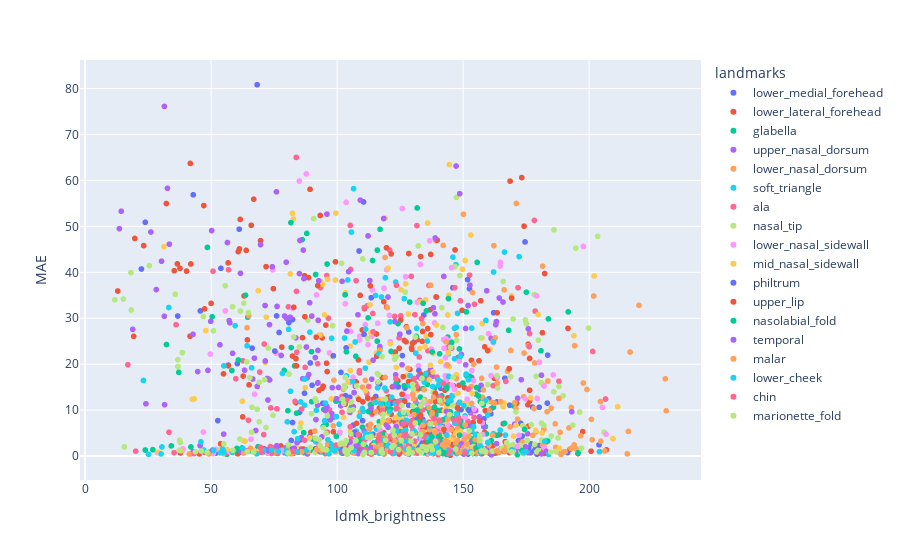

Write notebook code for a chart like this one.
### Code cell
import plotly.express as px
# plot roi_brightness on x axis with the MAE on y axis, color coded by landmarks
fig = px.scatter(df, x='ldmk_brightness', y='MAE', color='landmarks', hover_data=['landmarks', 'videoFilename'])
fig.show()

### Figure 1 — Plotly figure (JSON) as saved in the notebook; plotly's stock layout.template omitted (floating-point values rounded to 4 significant figures; data arrays with more than 128 entries replaced by an {"elided": "..."} marker saying what was removed)
{"data": [{"customdata": {"elided": "76x2 str values"}, "hovertemplate": "landmarks=%{customdata[0]}<br>ldmk_brightness=%{x}<br>MAE=%{y}<br>videoFilename=%{customdata[1]}<extra></extra>", "legendgroup": "lower_medial_forehead", "marker": {"color": "#636efa", "symbol": "circle"}, "mode": "markers", "name": "lower_medial_forehead", "showlegend": true, "type": "scattergl", "x": [121.6, 160.6, 133.9, 158.3, 163.2, 183.5, 106.4, 93.41, 179.3, 179.8, 76.96, 137.9, 178.1, 157.1, 128.4, 143.1, 151.1, 160.2, 145.9, 150.6, 141.2, 180.2, 72.5, 107.1, 93.28, 91.38, 106.3, 178.9, 137.9, 51.81, 105.0, 146.4, 168.5, 150.4, 161.1, 166.6, 168.6, 157.0, 152.0, 133.7, 176.7, 161.0, 131.9, 176.9, 127.3, 81.79, 163.4, 71.73, 149.4, 82.33, 173.4, 144.2, 175.9, 191.5, 149.2, 133.0, 141.8, 177.6, 152.6, 141.1, 171.9, 172.9, 180.3, 151.8, 45.72, 178.6, 203.9, 124.6, 144.5, 130.7, 183.4, 161.0, 163.3, 75.91, 101.5, 162.1], "xaxis": "x", "y": [11.5, 0.5475, 8.015, 8.093, 0.6901, 21.98, 6.743, 0.9486, 0.4229, 0.9284, 26.91, 5.74, 1.141, 1.41, 9.225, 4.958, 6.607, 12.45, 36.65, 0.8672, 14.75, 10.63, 0.681, 0.6751, 1.462, 1.574, 0.7878, 0.9395, 1.509, 0.6133, 12.82, 1.014, 11.07, 1.45, 10.26, 16.95, 0.9314, 0.5484, 0.4314, 3.746, 0.7108, 1.123, 8.83, 2.668, 3.245, 3.401, 11.78, 1.368, 0.8371, 29.73, 4.349, 9.266, 1.731, 0.7437, 10.08, 3.76, 6.647, 10.64, 6.986, 4.064, 3.371, 7.128, 2.295, 1.212, 31.6, 2.265, 2.456, 1.545, 0.9519, 24.87, 11.52, 9.195, 15.14, 1.686, 18.21, 31.21], "yaxis": "y"}, {"customdata": {"elided": "152x2 str values"}, "hovertemplate": "landmarks=%{customdata[0]}<br>ldmk_brightness=%{x}<br>MAE=%{y}<br>videoFilename=%{customdata[1]}<extra></extra>", "legendgroup": "lower_lateral_forehead", "marker": {"color": "#EF553B", "symbol": "circle"}, "mode": "markers", "name": "lower_lateral_forehead", "showlegend": true, "type": "scattergl", "x": {"elided": "152 float values"}, "xaxis": "x", "y": {"elided": "152 float values"}, "yaxis": "y"}, {"customdata": {"elided": "76x2 str values"}, "hovertemplate": "landmarks=%{customdata[0]}<br>ldmk_brightness=%{x}<br>MAE=%{y}<br>videoFilename=%{customdata[1]}<extra></extra>", "legendgroup": "glabella", "marker": {"color": "#00cc96", "symbol": "circle"}, "mode": "markers", "name": "glabella", "showlegend": true, "type": "scattergl", "x": [117.0, 155.4, 129.5, 153.5, 157.0, 175.1, 90.23, 89.29, 171.5, 172.3, 64.54, 129.4, 171.4, 151.9, 116.7, 125.1, 133.4, 135.8, 133.0, 149.5, 148.8, 154.3, 75.0, 106.8, 89.45, 101.2, 108.6, 161.9, 131.9, 56.23, 118.0, 133.6, 155.1, 144.7, 151.9, 151.9, 153.3, 143.8, 151.4, 123.4, 153.9, 150.5, 123.8, 153.6, 140.5, 114.6, 158.8, 128.7, 148.2, 83.11, 159.2, 140.2, 145.8, 152.0, 119.3, 127.2, 137.9, 169.9, 149.5, 135.6, 161.1, 166.4, 155.1, 150.2, 68.64, 154.5, 153.8, 127.9, 142.9, 143.9, 156.8, 151.2, 143.5, 106.2, 138.6, 151.3], "xaxis": "x", "y": [23.45, 1.385, 1.148, 2.995, 0.8122, 35.68, 3.716, 1.193, 0.3008, 0.9323, 30.23, 2.234, 1.183, 1.776, 7.494, 5.325, 6.607, 15.63, 12.84, 0.7907, 6.497, 10.26, 0.9102, 0.8216, 1.544, 0.9876, 0.6081, 0.9421, 1.528, 0.3789, 12.13, 0.7978, 13.47, 1.505, 10.14, 17.12, 1.275, 0.3921, 0.6673, 3.918, 0.5392, 0.8137, 3.015, 3.716, 2.921, 2.887, 6.398, 1.539, 0.7875, 19.63, 4.863, 9.917, 1.535, 0.8095, 9.888, 3.907, 7.333, 10.99, 6.3, 4.407, 3.371, 7.128, 2.358, 1.212, 2.034, 2.328, 1.471, 1.373, 0.9519, 25.9, 11.86, 17.6, 14.97, 1.691, 14.78, 31.38], "yaxis": "y"}, {"customdata": {"elided": "76x2 str values"}, "hovertemplate": "landmarks=%{customdata[0]}<br>ldmk_brightness=%{x}<br>MAE=%{y}<br>videoFilename=%{customdata[1]}<extra></extra>", "legendgroup": "upper_nasal_dorsum", "marker": {"color": "#ab63fa", "symbol": "circle"}, "mode": "markers", "name": "upper_nasal_dorsum", "showlegend": true, "type": "scattergl", "x": [112.9, 151.0, 132.9, 162.9, 139.7, 159.1, 91.31, 88.08, 161.2, 163.2, 66.53, 137.1, 170.6, 148.7, 113.7, 133.7, 141.5, 151.9, 137.8, 155.2, 156.5, 155.0, 51.45, 79.27, 79.68, 85.1, 81.48, 139.2, 109.9, 42.06, 126.6, 145.4, 171.6, 160.6, 147.4, 153.4, 95.2, 112.7, 150.3, 105.1, 141.8, 147.0, 133.5, 154.5, 149.4, 125.8, 158.2, 132.0, 168.3, 86.37, 175.6, 143.2, 99.09, 158.8, 118.4, 136.6, 153.0, 163.2, 147.6, 89.14, 172.9, 170.4, 145.6, 150.6, 101.5, 128.4, 165.5, 123.1, 143.8, 149.3, 158.3, 152.2, 141.6, 104.6, 157.1, 138.2], "xaxis": "x", "y": [38.21, 27.78, 8.962, 28.61, 0.9476, 1.554, 21.44, 17.03, 0.2695, 2.697, 16.78, 18.88, 1.236, 2.326, 16.74, 5.325, 5.997, 32.77, 17.39, 0.5348, 8.521, 9.894, 1.265, 0.6875, 1.837, 1.427, 0.6816, 0.9395, 1.183, 0.5254, 12.13, 1.186, 12.56, 0.9467, 2.383, 17.12, 1.446, 0.886, 0.4314, 9.506, 0.8823, 0.6863, 5.226, 2.212, 2.749, 19.87, 6.398, 1.368, 1.082, 16.84, 4.863, 9.917, 1.731, 1.153, 10.43, 3.261, 9.417, 29.29, 9.217, 4.235, 3.2, 6.956, 13.17, 1.212, 1.882, 2.436, 1.688, 1.373, 1.025, 22.13, 11.69, 2.956, 15.31, 2.097, 15.39, 32.29], "yaxis": "y"}, {"customdata": {"elided": "76x2 str values"}, "hovertemplate": "landmarks=%{customdata[0]}<br>ldmk_brightness=%{x}<br>MAE=%{y}<br>videoFilename=%{customdata[1]}<extra></extra>", "legendgroup": "lower_nasal_dorsum", "marker": {"color": "#FFA15A", "symbol": "circle"}, "mode": "markers", "name": "lower_nasal_dorsum", "showlegend": true, "type": "scattergl", "x": [139.1, 182.9, 167.6, 216.2, 148.7, 166.7, 147.2, 110.1, 171.1, 174.6, 93.48, 166.3, 181.5, 162.2, 174.2, 140.8, 147.8, 178.3, 150.1, 171.6, 178.1, 183.6, 72.79, 83.72, 96.42, 83.69, 75.51, 134.7, 114.2, 54.99, 134.7, 161.3, 219.8, 187.4, 183.3, 168.9, 178.9, 157.5, 173.7, 142.3, 164.3, 157.7, 170.9, 194.0, 173.5, 204.6, 192.0, 150.4, 201.2, 174.1, 215.5, 181.9, 181.5, 194.2, 160.6, 182.0, 186.5, 230.2, 184.9, 146.0, 196.6, 230.6, 194.8, 186.7, 127.0, 167.0, 200.9, 155.5, 187.3, 175.8, 204.5, 192.9, 197.7, 129.7, 199.1, 201.8], "xaxis": "x", "y": [46.92, 2.987, 18.47, 22.64, 0.8255, 1.161, 26.43, 15.01, 54.99, 6.138, 26.32, 36.18, 41.34, 45.81, 22.43, 5.08, 5.997, 20.27, 52.65, 8.036, 10.35, 16.33, 0.6895, 0.834, 2.232, 1.129, 0.6081, 0.7956, 1.363, 0.5254, 12.3, 1.081, 32.81, 0.9357, 9.653, 22.99, 5.284, 1.765, 1.327, 5.794, 0.8036, 12.82, 10.39, 2.437, 3.073, 3.23, 6.123, 1.882, 3.559, 12.9, 5.378, 15.41, 2.417, 24.04, 9.967, 5.854, 7.015, 16.81, 10.44, 4.235, 4.401, 9.859, 1.608, 1.898, 6.205, 2.16, 7.99, 1.716, 1.407, 24.01, 11.86, 10.57, 15.9, 2.377, 14.5, 34.84], "yaxis": "y"}, {"customdata": {"elided": "76x2 str values"}, "hovertemplate": "landmarks=%{customdata[0]}<br>ldmk_brightness=%{x}<br>MAE=%{y}<br>videoFilename=%{customdata[1]}<extra></extra>", "legendgroup": "soft_triangle", "marker": {"color": "#19d3f3", "symbol": "circle"}, "mode": "markers", "name": "soft_triangle", "showlegend": true, "type": "scattergl", "x": [123.3, 153.4, 131.6, 162.1, 145.8, 166.1, 95.28, 103.0, 165.8, 166.7, 64.27, 147.2, 166.4, 147.8, 105.7, 107.6, 115.7, 147.1, 119.1, 116.7, 131.3, 139.5, 88.03, 115.3, 78.37, 81.7, 56.22, 111.8, 95.1, 50.9, 125.5, 135.6, 144.2, 132.7, 140.2, 144.1, 155.2, 130.5, 145.1, 125.3, 147.6, 152.1, 139.3, 140.3, 142.3, 134.2, 140.4, 147.7, 143.2, 143.2, 162.0, 132.3, 140.5, 147.5, 91.77, 138.0, 150.7, 145.2, 134.4, 133.0, 140.9, 146.6, 137.7, 151.7, 123.7, 133.1, 138.7, 135.6, 142.0, 146.6, 123.1, 134.7, 137.9, 126.6, 134.5, 146.0], "xaxis": "x", "y": [37.88, 10.2, 27.79, 40.07, 0.6745, 1.024, 1.237, 25.7, 1.38, 4.565, 24.01, 28.02, 44.41, 31.06, 48.75, 5.447, 5.875, 41.67, 38.83, 1.52, 11.62, 34.59, 0.9486, 2.945, 1.389, 1.134, 0.9779, 1.485, 1.306, 0.5898, 12.13, 1.014, 12.27, 1.279, 6.24, 22.26, 0.5545, 0.7353, 0.9461, 3.739, 0.8534, 0.778, 7.114, 2.325, 2.597, 3.015, 6.226, 2.054, 0.7887, 8.262, 4.863, 9.746, 4.452, 0.5161, 9.971, 3.932, 8.73, 12.02, 7.353, 4.235, 3.2, 21.17, 2.358, 1.29, 1.362, 2.265, 1.55, 1.545, 1.02, 27.8, 11.52, 2.332, 15.14, 1.863, 16.12, 43.31], "yaxis": "y"}, {"customdata": {"elided": "152x2 str values"}, "hovertemplate": "landmarks=%{customdata[0]}<br>ldmk_brightness=%{x}<br>MAE=%{y}<br>videoFilename=%{customdata[1]}<extra></extra>", "legendgroup": "ala", "marker": {"color": "#FF6692", "symbol": "circle"}, "mode": "markers", "name": "ala", "showlegend": true, "type": "scattergl", "x": {"elided": "152 float values"}, "xaxis": "x", "y": {"elided": "152 float values"}, "yaxis": "y"}, {"customdata": {"elided": "76x2 str values"}, "hovertemplate": "landmarks=%{customdata[0]}<br>ldmk_brightness=%{x}<br>MAE=%{y}<br>videoFilename=%{customdata[1]}<extra></extra>", "legendgroup": "nasal_tip", "marker": {"color": "#B6E880", "symbol": "circle"}, "mode": "markers", "name": "nasal_tip", "showlegend": true, "type": "scattergl", "x": [132.2, 179.9, 159.7, 203.4, 161.8, 179.2, 141.5, 110.2, 179.8, 181.1, 88.38, 165.9, 194.7, 178.2, 147.3, 134.9, 141.8, 181.0, 146.8, 151.2, 163.6, 175.1, 104.3, 108.3, 118.2, 100.7, 91.36, 128.9, 127.9, 68.46, 138.1, 158.3, 189.7, 169.8, 168.5, 174.7, 186.9, 155.7, 173.0, 147.4, 174.1, 167.5, 159.5, 178.4, 167.3, 175.5, 173.7, 154.1, 193.5, 168.9, 205.9, 170.9, 182.0, 197.0, 143.8, 187.6, 196.2, 199.7, 181.1, 151.5, 186.0, 184.9, 169.8, 182.8, 137.9, 174.3, 172.5, 165.4, 174.8, 169.8, 165.1, 177.0, 188.0, 137.7, 178.9, 186.0], "xaxis": "x", "y": [45.75, 25.21, 15.58, 47.84, 1.074, 0.9268, 32.28, 42.93, 1.194, 3.496, 29.58, 38.01, 45.26, 35.15, 56.31, 5.202, 6.119, 15.99, 41.25, 3.553, 14.83, 28.81, 0.681, 0.8216, 7.928, 0.9342, 0.7858, 0.7526, 1.58, 0.6719, 13.87, 1.298, 13.13, 1.107, 2.163, 29.64, 0.9945, 0.9069, 0.984, 25.18, 0.5102, 1.295, 11.81, 2.529, 2.921, 3.401, 6.637, 2.068, 6.741, 17.27, 5.206, 9.609, 6.691, 1.711, 9.996, 3.941, 9.588, 27.87, 7.182, 4.235, 14.01, 4.354, 2.467, 3.442, 1.736, 2.328, 2.374, 1.716, 1.049, 29.85, 11.52, 6.793, 15.14, 1.691, 17.35, 49.25], "yaxis": "y"}, {"customdata": {"elided": "152x2 str values"}, "hovertemplate": "landmarks=%{customdata[0]}<br>ldmk_brightness=%{x}<br>MAE=%{y}<br>videoFilename=%{customdata[1]}<extra></extra>", "legendgroup": "lower_nasal_sidewall", "marker": {"color": "#FF97FF", "symbol": "circle"}, "mode": "markers", "name": "lower_nasal_sidewall", "showlegend": true, "type": "scattergl", "x": {"elided": "152 float values"}, "xaxis": "x", "y": {"elided": "152 float values"}, "yaxis": "y"}, {"customdata": {"elided": "152x2 str values"}, "hovertemplate": "landmarks=%{customdata[0]}<br>ldmk_brightness=%{x}<br>MAE=%{y}<br>videoFilename=%{customdata[1]}<extra></extra>", "legendgroup": "mid_nasal_sidewall", "marker": {"color": "#FECB52", "symbol": "circle"}, "mode": "markers", "name": "mid_nasal_sidewall", "showlegend": true, "type": "scattergl", "x": {"elided": "152 float values"}, "xaxis": "x", "y": {"elided": "152 float values"}, "yaxis": "y"}, {"customdata": {"elided": "76x2 str values"}, "hovertemplate": "landmarks=%{customdata[0]}<br>ldmk_brightness=%{x}<br>MAE=%{y}<br>videoFilename=%{customdata[1]}<extra></extra>", "legendgroup": "philtrum", "marker": {"color": "#636efa", "symbol": "circle"}, "mode": "markers", "name": "philtrum", "showlegend": true, "type": "scattergl", "x": [110.5, 143.4, 108.7, 110.7, 139.2, 156.7, 42.9, 80.87, 152.5, 151.8, 36.75, 75.98, 116.2, 98.51, 60.4, 106.9, 116.8, 89.34, 53.89, 61.15, 66.29, 75.28, 56.85, 84.5, 23.88, 81.69, 52.66, 68.26, 94.79, 22.35, 90.07, 112.0, 126.9, 130.2, 133.7, 125.9, 132.2, 128.4, 129.7, 87.05, 95.53, 122.2, 103.6, 122.6, 122.2, 113.6, 130.9, 113.5, 132.9, 132.4, 136.9, 117.2, 110.1, 132.5, 85.1, 107.6, 119.6, 152.3, 124.9, 114.1, 119.1, 132.5, 128.6, 126.0, 103.3, 82.3, 121.1, 94.34, 126.5, 134.4, 128.4, 115.3, 124.3, 101.1, 128.4, 174.5], "xaxis": "x", "y": [55.33, 15.08, 44.64, 26.5, 13.3, 14.5, 56.87, 29.05, 36.43, 38.41, 30.48, 30.51, 16.01, 21.83, 20.12, 5.202, 15.66, 20.27, 40.88, 49.4, 23.49, 22.86, 19.81, 3.283, 50.89, 1.52, 7.723, 80.83, 1.215, 40.72, 15.42, 1.322, 14.79, 1.45, 2.79, 21.88, 1.446, 0.3768, 1.21, 13.68, 1.025, 4.195, 23.55, 3.985, 5.513, 11.25, 8.182, 34.48, 11.08, 18.64, 4.692, 9.574, 7.695, 1.798, 9.549, 4.633, 1.548, 9.957, 10.91, 4.75, 3.543, 7.745, 2.187, 1.118, 13.16, 7.308, 1.618, 11.48, 1.019, 30.71, 11.04, 12.97, 15.07, 1.677, 27.02, 46.61], "yaxis": "y"}, {"customdata": {"elided": "152x2 str values"}, "hovertemplate": "landmarks=%{customdata[0]}<br>ldmk_brightness=%{x}<br>MAE=%{y}<br>videoFilename=%{customdata[1]}<extra></extra>", "legendgroup": "upper_lip", "marker": {"color": "#EF553B", "symbol": "circle"}, "mode": "markers", "name": "upper_lip", "showlegend": true, "type": "scattergl", "x": {"elided": "152 float values"}, "xaxis": "x", "y": {"elided": "152 float values"}, "yaxis": "y"}, {"customdata": {"elided": "152x2 str values"}, "hovertemplate": "landmarks=%{customdata[0]}<br>ldmk_brightness=%{x}<br>MAE=%{y}<br>videoFilename=%{customdata[1]}<extra></extra>", "legendgroup": "nasolabial_fold", "marker": {"color": "#00cc96", "symbol": "circle"}, "mode": "markers", "name": "nasolabial_fold", "showlegend": true, "type": "scattergl", "x": {"elided": "152 float values"}, "xaxis": "x", "y": {"elided": "152 float values"}, "yaxis": "y"}, {"customdata": {"elided": "152x2 str values"}, "hovertemplate": "landmarks=%{customdata[0]}<br>ldmk_brightness=%{x}<br>MAE=%{y}<br>videoFilename=%{customdata[1]}<extra></extra>", "legendgroup": "temporal", "marker": {"color": "#ab63fa", "symbol": "circle"}, "mode": "markers", "name": "temporal", "showlegend": true, "type": "scattergl", "x": {"elided": "152 float values"}, "xaxis": "x", "y": {"elided": "152 float values"}, "yaxis": "y"}, {"customdata": {"elided": "152x2 str values"}, "hovertemplate": "landmarks=%{customdata[0]}<br>ldmk_brightness=%{x}<br>MAE=%{y}<br>videoFilename=%{customdata[1]}<extra></extra>", "legendgroup": "malar", "marker": {"color": "#FFA15A", "symbol": "circle"}, "mode": "markers", "name": "malar", "showlegend": true, "type": "scattergl", "x": {"elided": "152 float values"}, "xaxis": "x", "y": {"elided": "152 float values"}, "yaxis": "y"}, {"customdata": {"elided": "152x2 str values"}, "hovertemplate": "landmarks=%{customdata[0]}<br>ldmk_brightness=%{x}<br>MAE=%{y}<br>videoFilename=%{customdata[1]}<extra></extra>", "legendgroup": "lower_cheek", "marker": {"color": "#19d3f3", "symbol": "circle"}, "mode": "markers", "name": "lower_cheek", "showlegend": true, "type": "scattergl", "x": {"elided": "152 float values"}, "xaxis": "x", "y": {"elided": "152 float values"}, "yaxis": "y"}, {"customdata": {"elided": "76x2 str values"}, "hovertemplate": "landmarks=%{customdata[0]}<br>ldmk_brightness=%{x}<br>MAE=%{y}<br>videoFilename=%{customdata[1]}<extra></extra>", "legendgroup": "chin", "marker": {"color": "#FF6692", "symbol": "circle"}, "mode": "markers", "name": "chin", "showlegend": true, "type": "scattergl", "x": [110.7, 147.7, 121.3, 142.1, 131.7, 150.7, 59.82, 83.32, 140.1, 139.8, 36.1, 107.5, 124.2, 108.3, 69.29, 96.1, 105.2, 114.3, 83.86, 82.58, 85.9, 87.3, 33.29, 69.95, 16.97, 64.29, 43.35, 64.83, 69.49, 20.08, 104.2, 121.2, 140.9, 135.9, 125.1, 130.6, 144.8, 113.4, 131.4, 87.08, 110.6, 126.9, 108.8, 134.5, 130.8, 119.8, 129.7, 115.2, 138.4, 133.5, 146.3, 124.6, 148.2, 131.7, 73.66, 116.6, 129.8, 152.0, 117.9, 116.7, 126.3, 140.6, 128.2, 133.1, 111.3, 102.8, 136.5, 76.1, 131.3, 145.5, 124.2, 126.5, 131.6, 99.7, 123.3, 146.7], "xaxis": "x", "y": [32.32, 1.63, 4.332, 15.83, 0.8372, 0.7021, 16.85, 11.91, 0.3008, 3.252, 28.59, 38.18, 0.9385, 4.706, 18.29, 5.202, 6.363, 27.07, 35.85, 1.023, 10.23, 19.31, 5.188, 0.834, 19.88, 1.174, 0.5365, 7.784, 1.943, 1.061, 12.13, 0.9546, 12.78, 1.107, 1.663, 16.89, 1.103, 0.4461, 0.7794, 3.452, 3.093, 4.729, 18.11, 4.348, 3.264, 3.573, 6.466, 1.025, 8.165, 29.9, 7.892, 10.87, 7.695, 0.638, 10.49, 3.407, 7.701, 14.58, 9.927, 4.578, 4.058, 7.785, 2.124, 1.358, 1.362, 2.436, 7.392, 10.28, 0.7803, 23.5, 11.86, 7.136, 15.14, 2.387, 16.8, 36.66], "yaxis": "y"}, {"customdata": {"elided": "152x2 str values"}, "hovertemplate": "landmarks=%{customdata[0]}<br>ldmk_brightness=%{x}<br>MAE=%{y}<br>videoFilename=%{customdata[1]}<extra></extra>", "legendgroup": "marionette_fold", "marker": {"color": "#B6E880", "symbol": "circle"}, "mode": "markers", "name": "marionette_fold", "showlegend": true, "type": "scattergl", "x": {"elided": "152 float values"}, "xaxis": "x", "y": {"elided": "152 float values"}, "yaxis": "y"}], "layout": {"legend": {"title": {"text": "landmarks"}, "tracegroupgap": 0}, "margin": {"t": 60}, "xaxis": {"anchor": "y", "domain": [0, 1], "title": {"text": "ldmk_brightness"}}, "yaxis": {"anchor": "x", "domain": [0, 1], "title": {"text": "MAE"}}}}
